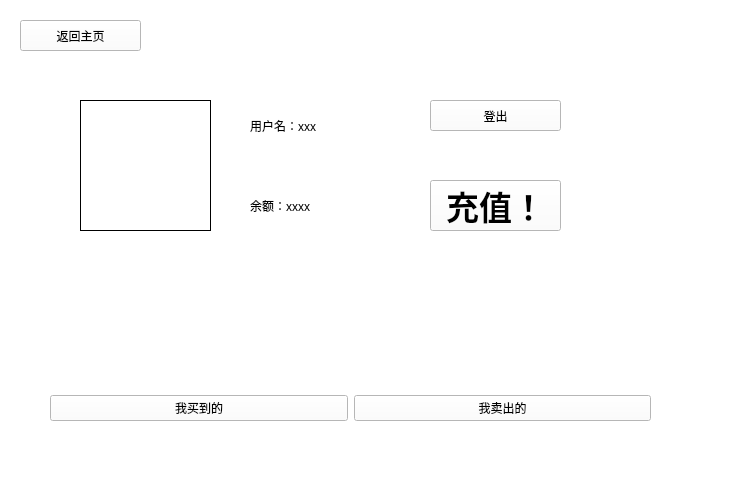
<?xml version="1.0" encoding="UTF-8"?>
<ui version="4.0">
 <class>Form</class>
 <widget class="QWidget" name="Form">
  <property name="geometry">
   <rect>
    <x>0</x>
    <y>0</y>
    <width>745</width>
    <height>495</height>
   </rect>
  </property>
  <property name="windowTitle">
   <string>Myaccount</string>
  </property>
  <property name="styleSheet">
   <string notr="true">background-color: rgb(255, 255, 255);</string>
  </property>
  <widget class="QLabel" name="label">
   <property name="geometry">
    <rect>
     <x>80</x>
     <y>100</y>
     <width>131</width>
     <height>131</height>
    </rect>
   </property>
   <property name="frameShape">
    <enum>QFrame::Box</enum>
   </property>
   <property name="text">
    <string/>
   </property>
   <property name="pixmap">
    <pixmap>image/头像.jpg</pixmap>
   </property>
   <property name="scaledContents">
    <bool>true</bool>
   </property>
   <property name="wordWrap">
    <bool>false</bool>
   </property>
  </widget>
  <widget class="QLabel" name="label_2">
   <property name="geometry">
    <rect>
     <x>250</x>
     <y>100</y>
     <width>151</width>
     <height>51</height>
    </rect>
   </property>
   <property name="text">
    <string>用户名：xxx</string>
   </property>
  </widget>
  <widget class="QWidget" name="gridLayoutWidget">
   <property name="geometry">
    <rect>
     <x>50</x>
     <y>330</y>
     <width>601</width>
     <height>91</height>
    </rect>
   </property>
   <layout class="QGridLayout" name="gridLayout">
    <item row="1" column="0">
     <widget class="QPushButton" name="Bought_btn">
      <property name="text">
       <string>我买到的</string>
      </property>
     </widget>
    </item>
    <item row="0" column="0">
     <widget class="QLabel" name="label_7">
      <property name="text">
       <string/>
      </property>
      <property name="pixmap">
       <pixmap>image/我发布的.png</pixmap>
      </property>
      <property name="scaledContents">
       <bool>false</bool>
      </property>
      <property name="alignment">
       <set>Qt::AlignCenter</set>
      </property>
     </widget>
    </item>
    <item row="1" column="1">
     <widget class="QPushButton" name="Sold_btn">
      <property name="text">
       <string>我卖出的</string>
      </property>
     </widget>
    </item>
    <item row="0" column="1">
     <widget class="QLabel" name="label_8">
      <property name="text">
       <string/>
      </property>
      <property name="pixmap">
       <pixmap>image/我卖出的.png</pixmap>
      </property>
      <property name="scaledContents">
       <bool>false</bool>
      </property>
      <property name="alignment">
       <set>Qt::AlignCenter</set>
      </property>
     </widget>
    </item>
   </layout>
  </widget>
  <widget class="QPushButton" name="Recharge_btn">
   <property name="geometry">
    <rect>
     <x>430</x>
     <y>180</y>
     <width>131</width>
     <height>51</height>
    </rect>
   </property>
   <property name="font">
    <font>
     <pointsize>25</pointsize>
     <weight>75</weight>
     <bold>true</bold>
    </font>
   </property>
   <property name="text">
    <string>充值！</string>
   </property>
  </widget>
  <widget class="QPushButton" name="Back_btn">
   <property name="geometry">
    <rect>
     <x>20</x>
     <y>20</y>
     <width>121</width>
     <height>31</height>
    </rect>
   </property>
   <property name="text">
    <string>返回主页</string>
   </property>
  </widget>
  <widget class="QPushButton" name="Logoff">
   <property name="geometry">
    <rect>
     <x>430</x>
     <y>100</y>
     <width>131</width>
     <height>31</height>
    </rect>
   </property>
   <property name="text">
    <string>登出</string>
   </property>
  </widget>
  <widget class="QLabel" name="balance">
   <property name="geometry">
    <rect>
     <x>250</x>
     <y>180</y>
     <width>161</width>
     <height>51</height>
    </rect>
   </property>
   <property name="text">
    <string>余额：xxxx</string>
   </property>
  </widget>
 </widget>
 <resources/>
 <connections/>
</ui>
